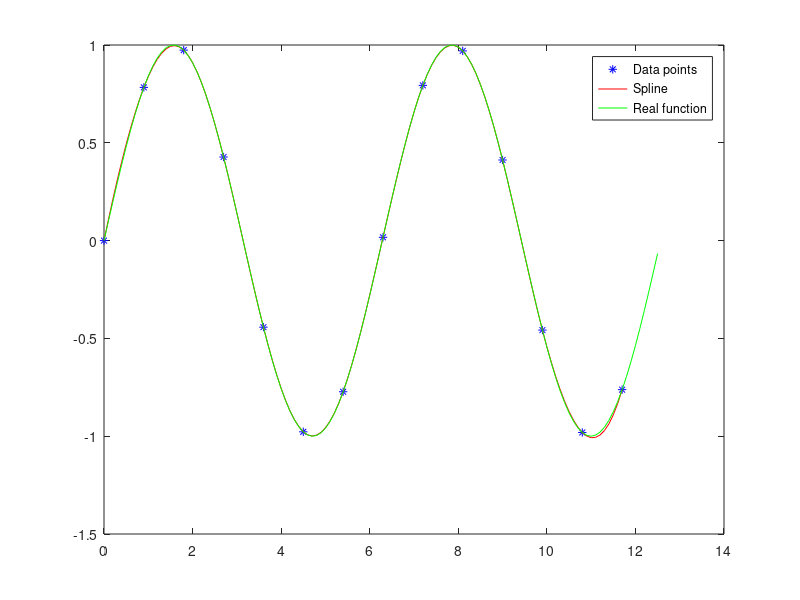
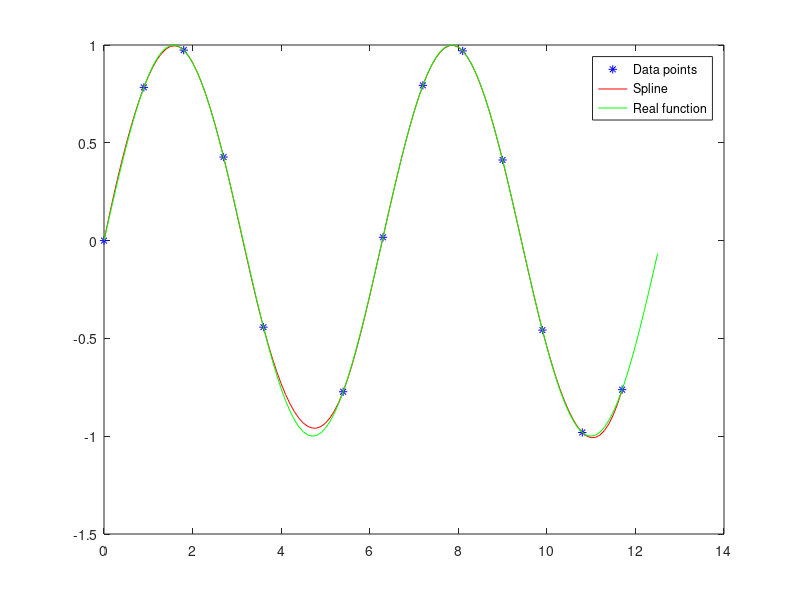
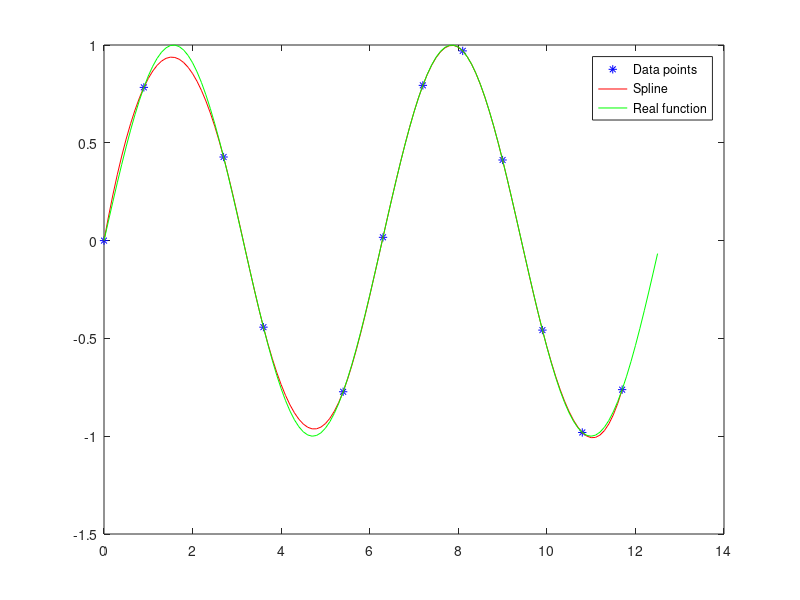
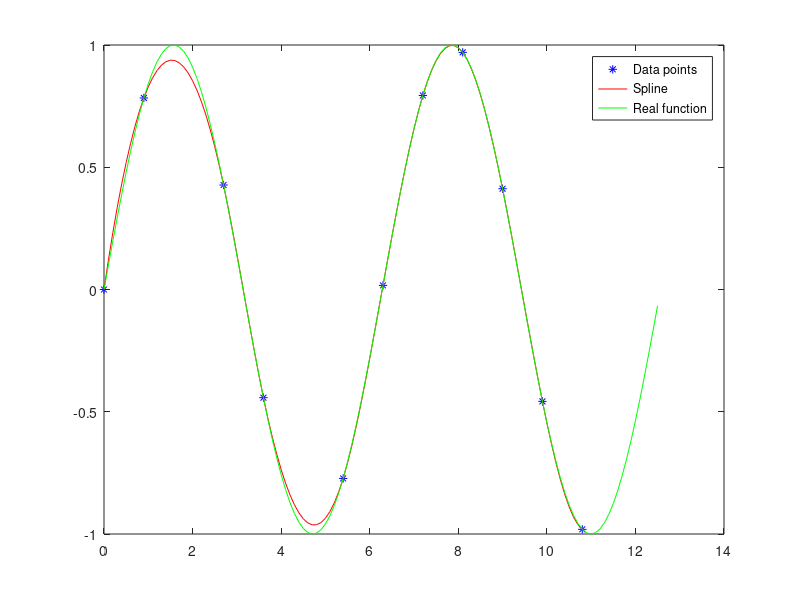

Write MATLAB code to recreate these figures, in order.
% Code based on: http://sysplay.in/blog/tag/polynomial-curve-fitting/
% Code shows what happens if there is not enough points in the neighbourhood
% "If there are not enough observations in a neighborhood of some point x , then it is hard to decide what f (xx ) should be." Zhang et al.

x = 0:0.9:4*pi; % dataset_x
y = sin(x); % dataset_y
xi = 0:0.1:4*pi; % this we need for interpolation
X = 0:0.1:4*pi;
Y = sin(X);

%  y_n = interp1(x, y, xi, "nearest");
%  y_l = interp1(x, y, xi, "linear");
%  y_p = interp1(x, y, xi, "pchip");
%  y_c = interp1(x, y, xi, "cubic");


for q = 1:length(x)-1
%      figure(q)
    y_s = interp1(x, y, xi, "spline"); % One-dimensional interpolation. Interpolates to determine the value of yi at the points, xi. 
    %  plot(x, y, "*", xi, y_n, "-", xi, y_l, "-", xi, y_p, "-", xi, y_c, "-", xi, y_s, "-");

    plot(x, y, "*", 'color', 'b');
    hold on
    plot( xi, y_s, "-", 'color', 'r');
    plot(X, Y, 'color', 'g');
    %  xlabel("x ->");
    %  ylabel("y ->");
    legend("Data points","Spline", "Real function");
    print("-dpng", strcat("all_types_of_interpolations",  num2str(length(x)), ".png"));
    hold off
    
    ind = ceil(unifrnd(0, length(x)));
    x(ind) = [];
    y(ind) = [];
    waitforbuttonpress();
end